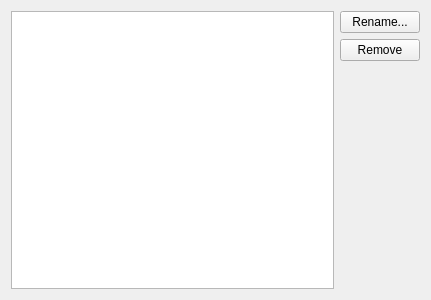
<?xml version="1.0" encoding="UTF-8"?>
<ui version="4.0">
 <class>TagsViewer</class>
 <widget class="QWidget" name="TagsViewer">
  <property name="geometry">
   <rect>
    <x>0</x>
    <y>0</y>
    <width>431</width>
    <height>300</height>
   </rect>
  </property>
  <property name="windowTitle">
   <string>Form</string>
  </property>
  <layout class="QHBoxLayout" name="horizontalLayout">
   <item>
    <widget class="QTreeView" name="TagsView_">
     <property name="rootIsDecorated">
      <bool>false</bool>
     </property>
     <property name="itemsExpandable">
      <bool>false</bool>
     </property>
     <attribute name="headerVisible">
      <bool>false</bool>
     </attribute>
     <attribute name="headerVisible">
      <bool>false</bool>
     </attribute>
    </widget>
   </item>
   <item>
    <layout class="QVBoxLayout" name="verticalLayout">
     <item>
      <widget class="QPushButton" name="Rename_">
       <property name="text">
        <string>Rename...</string>
       </property>
      </widget>
     </item>
     <item>
      <widget class="QPushButton" name="Remove_">
       <property name="text">
        <string>Remove</string>
       </property>
      </widget>
     </item>
     <item>
      <spacer name="verticalSpacer">
       <property name="orientation">
        <enum>Qt::Vertical</enum>
       </property>
       <property name="sizeHint" stdset="0">
        <size>
         <width>20</width>
         <height>40</height>
        </size>
       </property>
      </spacer>
     </item>
    </layout>
   </item>
  </layout>
 </widget>
 <resources/>
 <connections/>
</ui>
